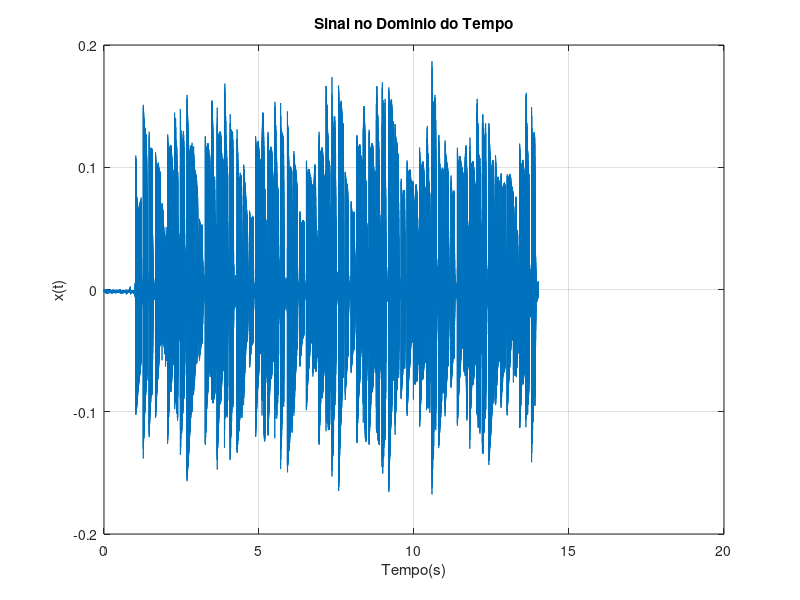

Write MATLAB code to recreate this figure.
load("Guitar02.mat");
fa = 1/Ta;
sound(x, fa)

N=length(x);
t = (1:N)*Ta;

figure(1)
plot(t,x)
title("Sinal no Dominio do Tempo")
xlabel("Tempo(s)")
ylabel("x(t)")
grid on 

%617997 segundo da musica
resposta = Ta*N 

